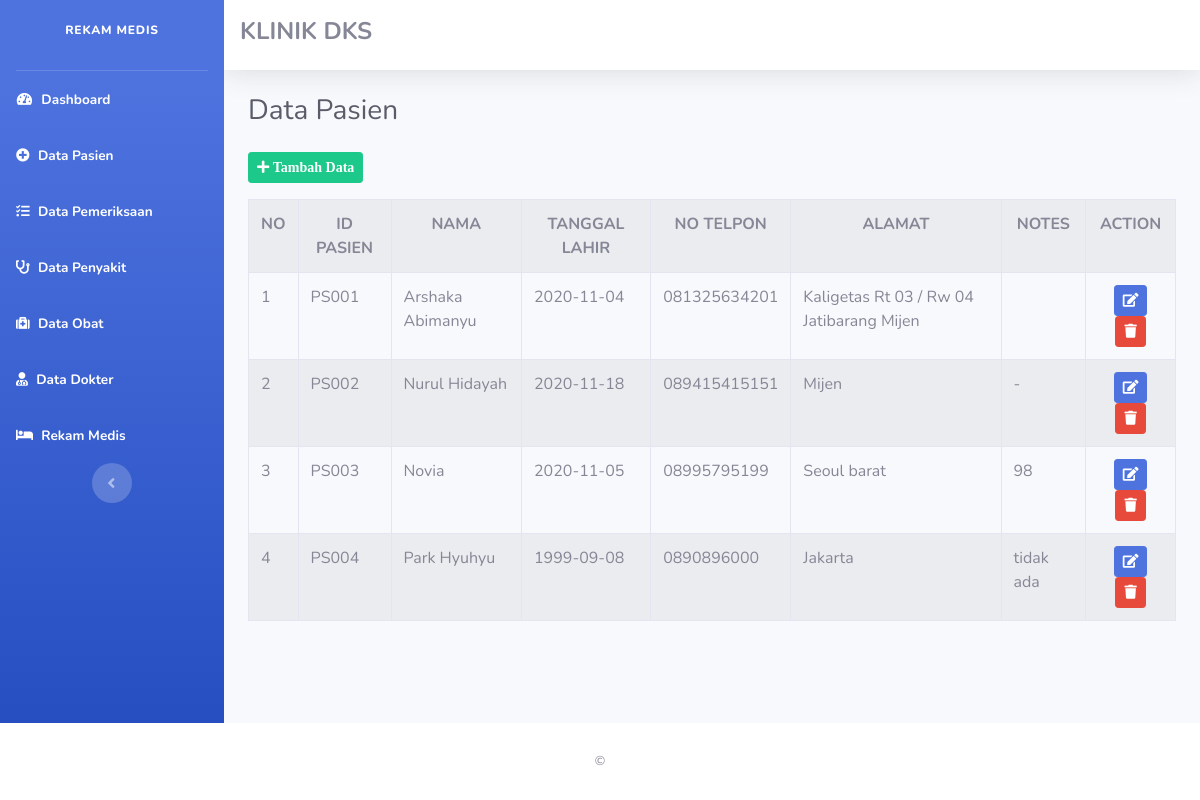
/index.php/data_pasien, run on the app's committed database.
### tables this page shows
CREATE TABLE `data_pasien` (
  `id_pasien` varchar(8) NOT NULL,
  `nama_pasien` varchar(40) NOT NULL,
  `tanggal_lahir` date NOT NULL,
  `no_telp` varchar(13) NOT NULL,
  `alamat` varchar(40) NOT NULL,
  `notes` varchar(50) DEFAULT NULL
);

### application/controllers/Data_pasien.php (called while the page is built, shortened)
<?php
class Data_pasien extends CI_Controller {
    public function index()
    {
        $data['title'] = "Data Pasien";
        $data['pasien'] = $this->Rm_model->get_data('data_pasien')->result();
        $this->load->view('templates/Header',$data);
        $this->load->view('templates/Sidebar');
        $this->load->view('Data_pasien',$data);
        $this->load->view('templates/Footer');
    }
}
?>

### index.php (called while the page is built, shortened)
<?php
require_once BASEPATH.'core/CodeIgniter.php';

### application/models/Rm_model.php (called while the page is built, shortened)
<?php
class Rm_model extends CI_Model {
    public function get_data($table)
    {
       return $this->db->get($table);
    }
}
?>

### application/views/Data_pasien.php (the view, shortened to what this page needs)
<div class="container-fluid">
<div class="d-sm-flex align-items-center justify-content-between mb-4">
    <h1 class="h3 mb-0 text-gray-800">Data Pasien</h1>
</div>
<a class="btn btn-sm btn-success mb-3" href="<?php echo base_url('Data_pasien/tambah_data') ?>">
            <i class ="fas fa-plus"> Tambah Data
            </i></a>
<table class ="table table-bordered table-striped" mt-2>
<tr>
            <th class="text-center"> NO </th>
            <th class="text-center"> ID PASIEN </th>
            <th class="text-center"> NAMA  </th>
            <th class="text-center"> TANGGAL LAHIR </th>
            <th class="text-center"> NO TELPON </th>
            <th class="text-center"> ALAMAT </th>
            <th class="text-center"> NOTES  </th>
            <th class="text-center"> ACTION  </th>
           </tr>
           <?php $no=1; foreach($pasien as $pas) : ?>
            <tr>
            <td> <?php echo $no++ ?> </td>
            <td> <?php echo $pas->id_pasien ?> </td>
            <td> <?php echo $pas->nama_pasien ?> </td>
            <td> <?php echo $pas->tanggal_lahir ?> </td>
            <td> <?php echo $pas->no_telp ?> </td>
            <td> <?php echo $pas->alamat ?> </td>
            <td> <?php echo $pas->notes ?> </td>
            <td>
            <center> <a class="btn btn-sm btn-primary" href="<?php echo base_url('Data_pasien/update_data/'.$pas->id_pasien) ?>">
            <i class ="fas fa-edit">
            </i></a>
            <a onclick="return confirm('Yakin akan menghapus data ?')" class="btn btn-sm btn-danger" href="<?php echo base_url('Data_pasien/delete_data/'.$pas->id_pasien) ?>">
            <i class ="fas fa-trash">
            </i></a>
            </center>
            </td>
        </tr>
           <?php endforeach ?>
</table>
</div>

### data on the page
data_pasien: id_pasien "PS001", nama_pasien "Arshaka Abimanyu", tanggal_lahir "2020-11-04", no_telp "081325634201", alamat "Kaligetas Rt 03 / Rw 04 Jatibarang Mijen"
data_pasien: id_pasien "PS002", nama_pasien "Nurul Hidayah", tanggal_lahir "2020-11-18", no_telp "089415415151", alamat "Mijen", notes "-"
data_pasien: id_pasien "PS003", nama_pasien "Novia", tanggal_lahir "2020-11-05", no_telp "08995795199", alamat "Seoul barat", notes "98"
data_pasien: id_pasien "PS004", nama_pasien "Park Hyuhyu", tanggal_lahir "1999-09-08", no_telp "0890896000", alamat "Jakarta", notes "tidak ada"
